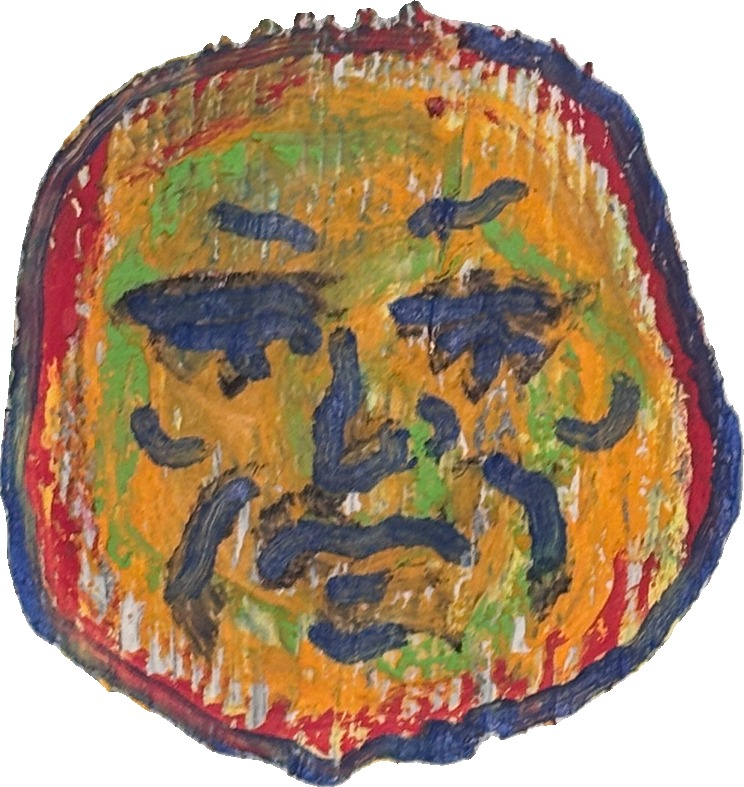
#> input picture assets/oracle-face/color.jpg, 744 x 787 px
$ python -i opencv_backend.py   (imports and definitions only)
#> lines starting #> are read from the running program, lines starting #| are printed output that depends on the picture
#> further down, picture is the input picture: shape (787, 744, 3); mean B, G, R 116.6, 143.1, 170.1
"""Real camera and face detection using OpenCV (install with: pip install -e .[camera]).

Privacy: frames only pass through memory here. Nothing in this module stores them.
"""

from __future__ import annotations

import sys
from pathlib import Path

from oracle.camera.base import CameraOpenError, FaceBox

# camera.api values -> OpenCV capture API constant names
API_NAMES = {
    "any": "CAP_ANY",
    "dshow": "CAP_DSHOW",
    "msmf": "CAP_MSMF",
    "avfoundation": "CAP_AVFOUNDATION",
    "v4l2": "CAP_V4L2",
}


def _cv2():
    try:
        import cv2
    except ImportError as exc:  # pragma: no cover
        raise RuntimeError("OpenCV is not installed. Run: pip install -e .[camera]") from exc
    return cv2


# [31 lines left out: functions api_candidates, open_capture, not called in this run]


class OpenCVCamera:
    """Reads frames from a video device: a built-in webcam or a USB capture adapter."""

    # [30 lines left out: functions __init__, open, read, close, not called in this run]


class HaarFaceDetector:
    """OpenCV's bundled frontal-face detector. Simple and fast; swap it out later if needed.

    Frames wider than `detect_width` are shrunk before detection (much faster on a
    720p/1080p webcam) and the boxes are scaled back to the full frame.
    `min_face_size` is the smallest face, in full-frame pixels, worth reporting.
    """

    def __init__(self, detect_width: int = 640, min_face_size: int = 60) -> None:
        cv2 = _cv2()
        if not hasattr(cv2, "CascadeClassifier"):
            raise RuntimeError(
                f"OpenCV {cv2.__version__} has no CascadeClassifier. "
                "Install a 4.x release: pip install 'opencv-python>=4.8,<5'"
            )
        path = cv2.data.haarcascades + "haarcascade_frontalface_default.xml"
        self._cascade = cv2.CascadeClassifier(path)
        if self._cascade.empty():
            raise RuntimeError(f"could not load the face detector from {path}")
        self._cv2 = cv2
        self.detect_width = int(detect_width or 0)
        self.min_face_size = int(min_face_size or 0)

    def detect(self, frame) -> list[FaceBox]:
        if frame is None:
            return []
        cv2 = self._cv2
        gray = cv2.cvtColor(frame, cv2.COLOR_BGR2GRAY) if frame.ndim == 3 else frame
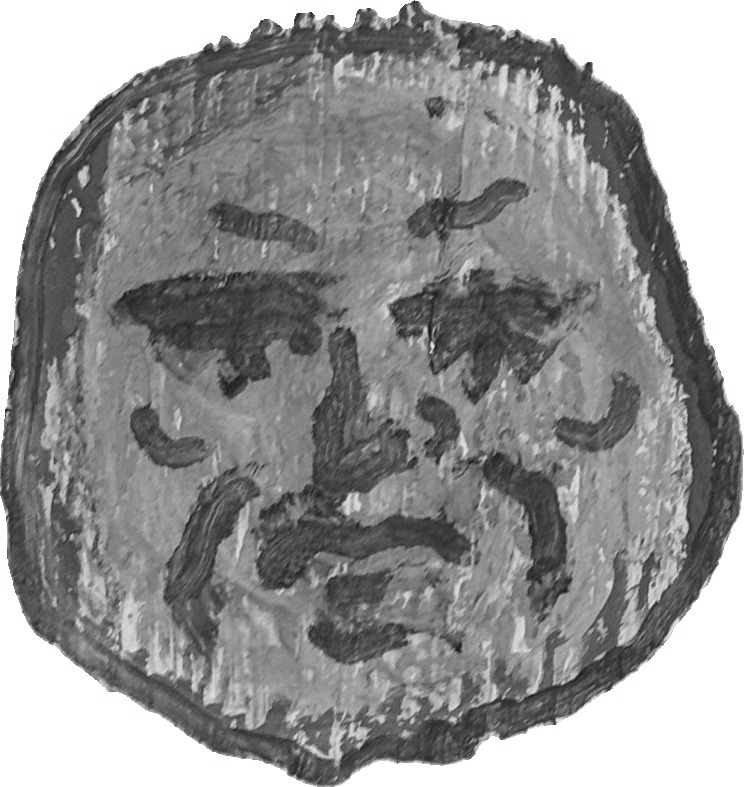
#> gray: shape (787, 744); min 17, max 255, mean 148.1
        height, width = gray.shape[:2]
#> height = 787; width = 744
        scale = 1.0
        if self.detect_width and width > self.detect_width:
            scale = self.detect_width / width
#> scale = 0.86
            gray = cv2.resize(
                gray, (self.detect_width, max(1, round(height * scale))), interpolation=cv2.INTER_AREA
            )
#> gray: shape (677, 640)
        gray = cv2.equalizeHist(gray)
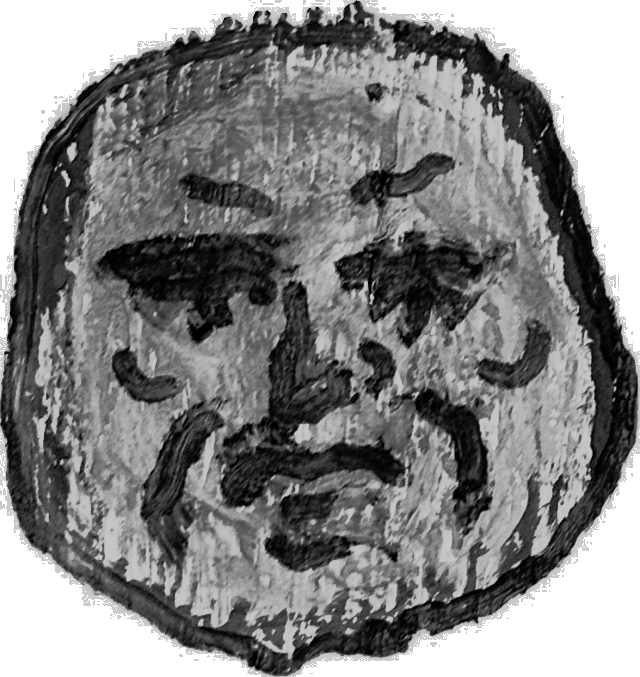
#> gray: shape (677, 640); min 0, max 255, mean 133.5
        min_side = max(1, round(self.min_face_size * scale)) if self.min_face_size else 1
#> min_side = 52
        found = self._cascade.detectMultiScale(
            gray, scaleFactor=1.2, minNeighbors=5, minSize=(min_side, min_side)
        )
#> found = ()
        return [
            FaceBox(round(x / scale), round(y / scale), round(w / scale), round(h / scale))
            for (x, y, w, h) in found
        ]


YUNET_MODEL = Path(__file__).resolve().parent / "models" / "face_detection_yunet_2023mar.onnx"


class YuNetFaceDetector:
    """YuNet, a small neural-network face detector from the OpenCV model zoo.

    Much better than Haar with turned or tilted heads, dim light and faces further
    away, and still fast on a laptop CPU. The model file ships in camera/models/.
    `score_threshold` (0 to 1) is how sure it must be: lower finds more faces,
    and more false ones.
    """

    # [57 lines left out: functions __init__, detect, make_face_detector, not called in this run]

>>> import cv2
>>> picture = cv2.imread('../../assets/oracle-face/color.jpg')
>>> result = HaarFaceDetector().detect(picture)
#> result = []

$ run again, on assets/oracle-face/sculpt.png
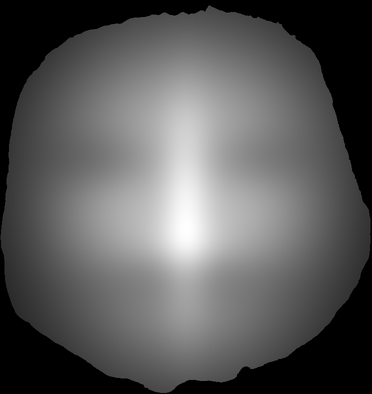
#> input picture assets/oracle-face/sculpt.png, 372 x 394 px
#> picture is the input picture: shape (394, 372, 3); min 0, max 254, mean 90.2
#> in detect, `gray = cv2.equalizeHist(gray)`:
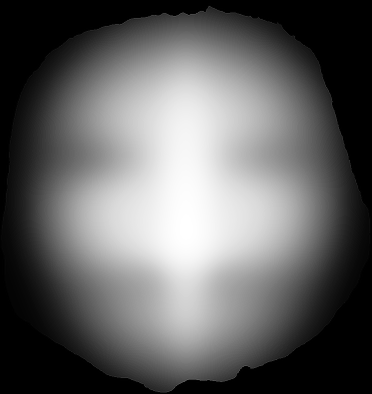
#> gray: shape (394, 372); min 0, max 255, mean 98.9
#> found = [[38, 51, 300, 300]]
#> result = 1 item
